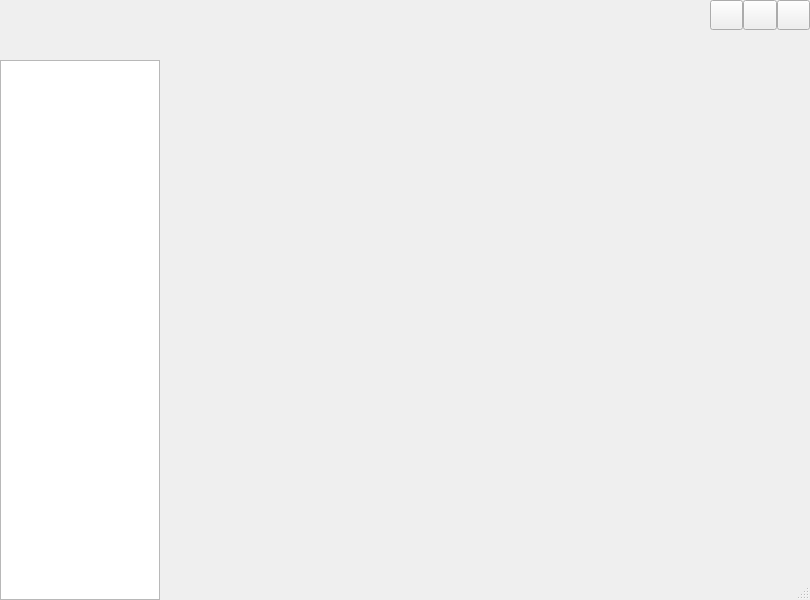
<?xml version="1.0" encoding="UTF-8"?>
<ui version="4.0">
 <class>UIDemo5</class>
 <widget class="QDialog" name="UIDemo5">
  <property name="geometry">
   <rect>
    <x>0</x>
    <y>0</y>
    <width>810</width>
    <height>600</height>
   </rect>
  </property>
  <property name="windowTitle">
   <string>Dialog</string>
  </property>
  <property name="sizeGripEnabled">
   <bool>true</bool>
  </property>
  <layout class="QGridLayout" name="gridLayout">
   <property name="leftMargin">
    <number>0</number>
   </property>
   <property name="topMargin">
    <number>0</number>
   </property>
   <property name="rightMargin">
    <number>0</number>
   </property>
   <property name="bottomMargin">
    <number>0</number>
   </property>
   <property name="spacing">
    <number>0</number>
   </property>
   <item row="0" column="0" colspan="2">
    <widget class="QWidget" name="widgetTop" native="true">
     <property name="minimumSize">
      <size>
       <width>0</width>
       <height>60</height>
      </size>
     </property>
     <property name="maximumSize">
      <size>
       <width>16777215</width>
       <height>60</height>
      </size>
     </property>
     <layout class="QHBoxLayout" name="horizontalLayout">
      <property name="spacing">
       <number>6</number>
      </property>
      <property name="leftMargin">
       <number>0</number>
      </property>
      <property name="topMargin">
       <number>0</number>
      </property>
      <property name="rightMargin">
       <number>0</number>
      </property>
      <property name="bottomMargin">
       <number>0</number>
      </property>
      <item>
       <widget class="QLabel" name="labTitle">
        <property name="minimumSize">
         <size>
          <width>160</width>
          <height>0</height>
         </size>
        </property>
        <property name="maximumSize">
         <size>
          <width>160</width>
          <height>16777215</height>
         </size>
        </property>
        <property name="styleSheet">
         <string notr="true"/>
        </property>
        <property name="text">
         <string/>
        </property>
        <property name="alignment">
         <set>Qt::AlignCenter</set>
        </property>
       </widget>
      </item>
      <item>
       <spacer name="horizontalSpacer">
        <property name="orientation">
         <enum>Qt::Horizontal</enum>
        </property>
        <property name="sizeType">
         <enum>QSizePolicy::Minimum</enum>
        </property>
        <property name="sizeHint" stdset="0">
         <size>
          <width>60</width>
          <height>20</height>
         </size>
        </property>
       </spacer>
      </item>
      <item>
       <widget class="SliderBar" name="widgetNavTop" native="true"/>
      </item>
      <item>
       <spacer name="horizontalSpacer_2">
        <property name="orientation">
         <enum>Qt::Horizontal</enum>
        </property>
        <property name="sizeType">
         <enum>QSizePolicy::Expanding</enum>
        </property>
        <property name="sizeHint" stdset="0">
         <size>
          <width>0</width>
          <height>0</height>
         </size>
        </property>
       </spacer>
      </item>
      <item>
       <widget class="QWidget" name="widgetMenu" native="true">
        <property name="maximumSize">
         <size>
          <width>100</width>
          <height>16777215</height>
         </size>
        </property>
        <layout class="QGridLayout" name="gridLayout_2">
         <property name="leftMargin">
          <number>0</number>
         </property>
         <property name="topMargin">
          <number>0</number>
         </property>
         <property name="rightMargin">
          <number>0</number>
         </property>
         <property name="bottomMargin">
          <number>0</number>
         </property>
         <property name="spacing">
          <number>0</number>
         </property>
         <item row="1" column="1" colspan="3">
          <spacer name="verticalSpacer">
           <property name="orientation">
            <enum>Qt::Vertical</enum>
           </property>
           <property name="sizeHint" stdset="0">
            <size>
             <width>20</width>
             <height>10</height>
            </size>
           </property>
          </spacer>
         </item>
         <item row="0" column="1">
          <widget class="QPushButton" name="btnMenu_Min">
           <property name="sizePolicy">
            <sizepolicy hsizetype="Minimum" vsizetype="Expanding">
             <horstretch>0</horstretch>
             <verstretch>0</verstretch>
            </sizepolicy>
           </property>
           <property name="minimumSize">
            <size>
             <width>30</width>
             <height>30</height>
            </size>
           </property>
           <property name="cursor">
            <cursorShape>ArrowCursor</cursorShape>
           </property>
           <property name="focusPolicy">
            <enum>Qt::NoFocus</enum>
           </property>
           <property name="toolTip">
            <string>最小化</string>
           </property>
           <property name="text">
            <string/>
           </property>
          </widget>
         </item>
         <item row="0" column="3">
          <widget class="QPushButton" name="btnMenu_Close">
           <property name="sizePolicy">
            <sizepolicy hsizetype="Minimum" vsizetype="Expanding">
             <horstretch>0</horstretch>
             <verstretch>0</verstretch>
            </sizepolicy>
           </property>
           <property name="minimumSize">
            <size>
             <width>30</width>
             <height>30</height>
            </size>
           </property>
           <property name="cursor">
            <cursorShape>ArrowCursor</cursorShape>
           </property>
           <property name="focusPolicy">
            <enum>Qt::NoFocus</enum>
           </property>
           <property name="toolTip">
            <string>关闭</string>
           </property>
           <property name="text">
            <string/>
           </property>
          </widget>
         </item>
         <item row="0" column="2">
          <widget class="QPushButton" name="btnMenu_Max">
           <property name="sizePolicy">
            <sizepolicy hsizetype="Minimum" vsizetype="Expanding">
             <horstretch>0</horstretch>
             <verstretch>0</verstretch>
            </sizepolicy>
           </property>
           <property name="minimumSize">
            <size>
             <width>30</width>
             <height>30</height>
            </size>
           </property>
           <property name="focusPolicy">
            <enum>Qt::NoFocus</enum>
           </property>
           <property name="text">
            <string/>
           </property>
          </widget>
         </item>
        </layout>
       </widget>
      </item>
     </layout>
    </widget>
   </item>
   <item row="1" column="0">
    <widget class="NavListView" name="listView">
     <property name="minimumSize">
      <size>
       <width>160</width>
       <height>0</height>
      </size>
     </property>
     <property name="maximumSize">
      <size>
       <width>160</width>
       <height>16777215</height>
      </size>
     </property>
    </widget>
   </item>
   <item row="1" column="1">
    <widget class="QWidget" name="widgetMain" native="true">
     <property name="sizePolicy">
      <sizepolicy hsizetype="Expanding" vsizetype="Expanding">
       <horstretch>0</horstretch>
       <verstretch>0</verstretch>
      </sizepolicy>
     </property>
     <layout class="QVBoxLayout" name="verticalLayout">
      <item>
       <widget class="QLabel" name="label">
        <property name="text">
         <string/>
        </property>
        <property name="alignment">
         <set>Qt::AlignCenter</set>
        </property>
       </widget>
      </item>
     </layout>
    </widget>
   </item>
  </layout>
 </widget>
 <customwidgets>
  <customwidget>
   <class>SliderBar</class>
   <extends>QWidget</extends>
   <header location="global">sliderbar.h</header>
   <container>1</container>
  </customwidget>
  <customwidget>
   <class>NavListView</class>
   <extends>QListView</extends>
   <header location="global">navlistview.h</header>
  </customwidget>
 </customwidgets>
 <resources/>
 <connections/>
</ui>
